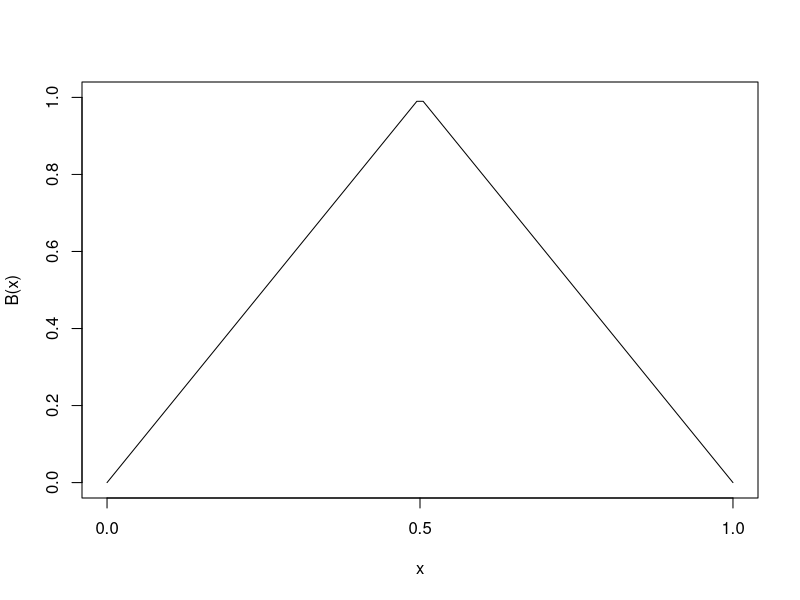
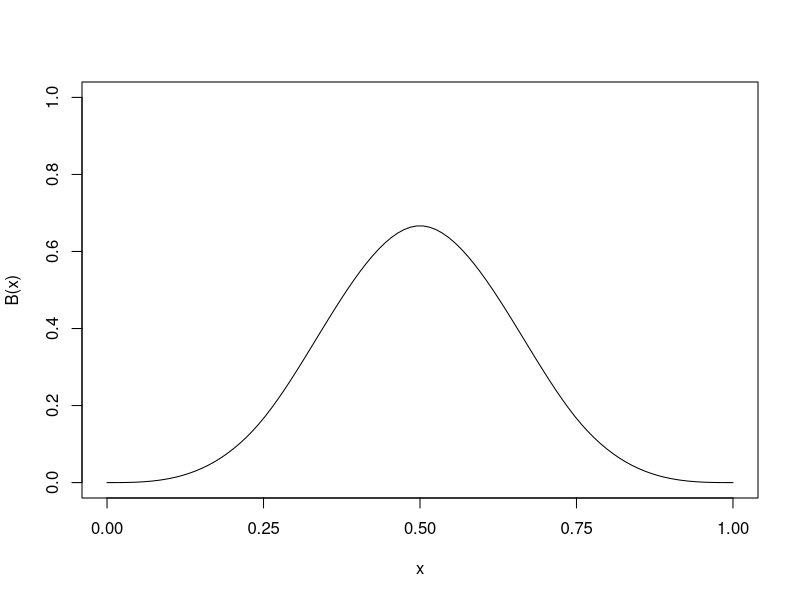
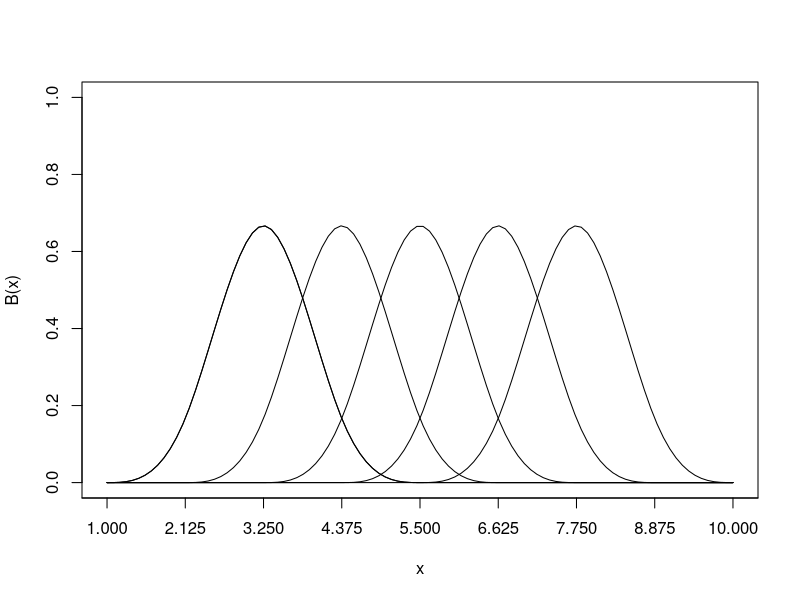

Write R code to recreate these figures, in order.
#Clear environment
rm(list = ls())

library(splines)
library(ggfortify)

x = seq(0, 1, length.out = 100)


bdeg = 1

## Specify number of intervals in time (knots - 1)
n_intervals = 2

## Find distance between knots
dx <- (max(x) - min(x)) / n_intervals

## Define knot locations in time
knots <- seq(min(x) - bdeg * dx, max(x) + bdeg * dx, by = dx)

## Define temporal marginal B-spline basis design matrix
B <- spline.des(knots, x, bdeg + 1)$design

# Save to pdf as 7.5 by 3.5, name: B_spline_basis_func_deg_1
plot(B[, 2] ~ x, type = "l", ylim = c(0, 1), 
     ylab = "B(x)", xlab = "x", xaxt='n')
axis(1, at= c(0, 0.5, 1))


bdeg = 3

## Specify number of intervals in time (knots - 1)
n_intervals = 4

## Find distance between knots
dx <- (max(x) - min(x)) / n_intervals

## Define knot locations in time
knots <- seq(min(x) - bdeg * dx, max(x) + bdeg * dx, by = dx)

## Define temporal marginal B-spline basis design matrix
B <- spline.des(knots, x, bdeg + 1)$design


# Save to pdf as 7.5 by 3.5, name: B_spline_basis_func_deg_3
plot(B[, 4] ~ x, type = "l", ylim = c(0, 1), 
     ylab = "B(x)", xlab = "x", xaxt='n')
axis(1, at=knots[knots >= 0 & knots <= 1])




x = seq(1, 10, length.out = 100)


bdeg = 3

## Specify number of intervals in time (knots - 1)
n_intervals = 8

## Find distance between knots
dx <- (max(x) - min(x)) / n_intervals

## Define knot locations in time
knots <- seq(min(x) - bdeg * dx, max(x) + bdeg * dx, by = dx)

## Define temporal marginal B-spline basis design matrix
B <- spline.des(knots, x, bdeg + 1)$design


# Save to pdf as 7.5 by 3.5, name: B_spline_basis_deg_3
plot(B[, 4] ~ x, type = "l", ylim = c(0, 1), 
     ylab = "B(x)", xlab = "x", xaxt='n')
for(i in 4:(dim(B)[2] - 3)){lines(B[, i] ~ x)}
axis(1, at=knots)
